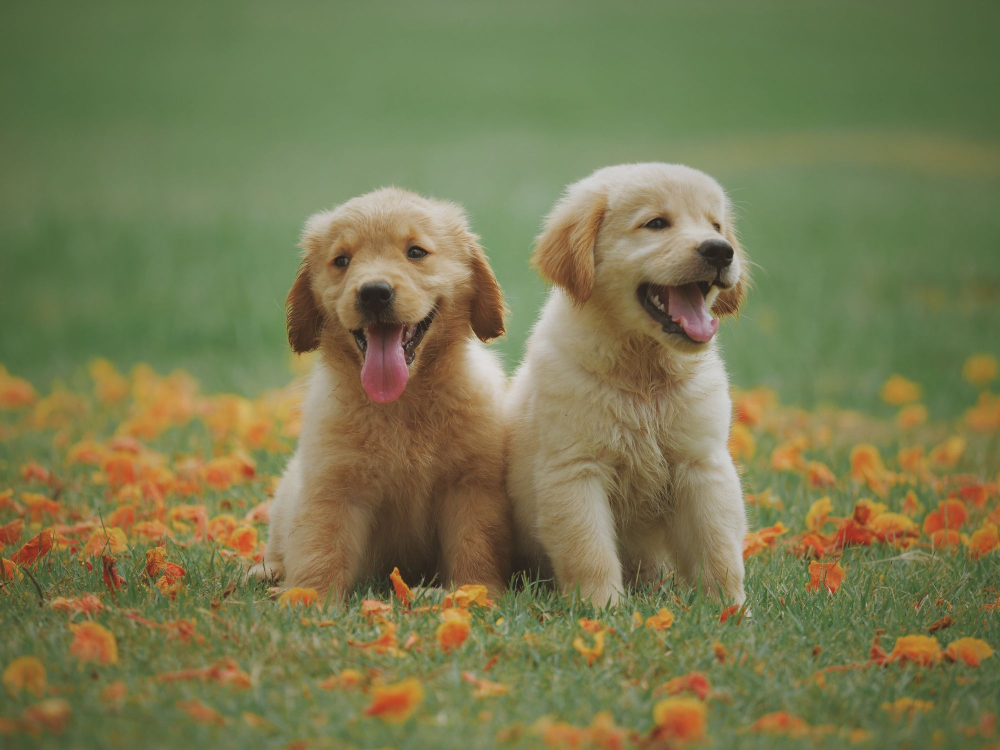
#> input picture pic1.jpg, 2000 x 1500 px (shown at 1/2 size)
$ jupyter execute day8jp.ipynb
#> lines starting #> are read from the running program, lines starting #| are printed output that depends on the picture
[cell 1]
import cv2
import skimage
import matplotlib.pyplot as plt

[cell 2]
cv2.__version__

[cell 3]
skimage.__version__

open/show/save an image

[cell 4]
img1= plt.imread("pic1.jpg")
#> img1 is the input picture: shape (1500, 2000, 3); mean R, G, B 120.8, 121.7, 80
plt.imshow(img1)
plt.axis("off")
plt.show()
img1.shape
#> Out = (1500, 2000, 3)

[cell 5]
img2=cv2.imread("pic2.jpg")
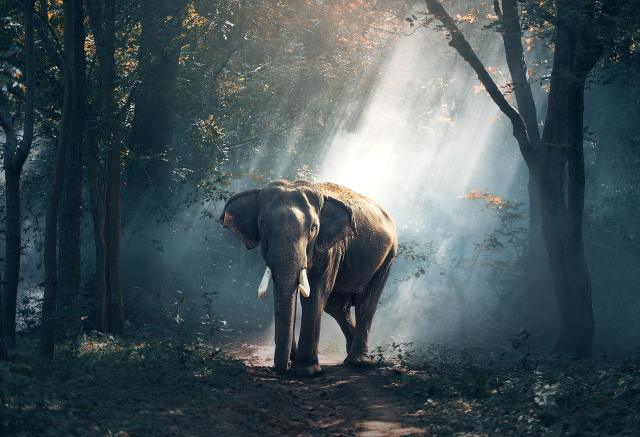
#> input picture pic2.jpg, 1280 x 873 px (shown at 1/2 size)
#> img2 is the input picture: shape (873, 1280, 3); mean B, G, R 88.3, 84.7, 70.4
cv2.imshow("Image",img2)
cv2.waitKey(0)

[cell 6]
img2.shape
#> Out = (873, 1280, 3)

[cell 7]
img3=skimage.io.imread("pic3.jpg")
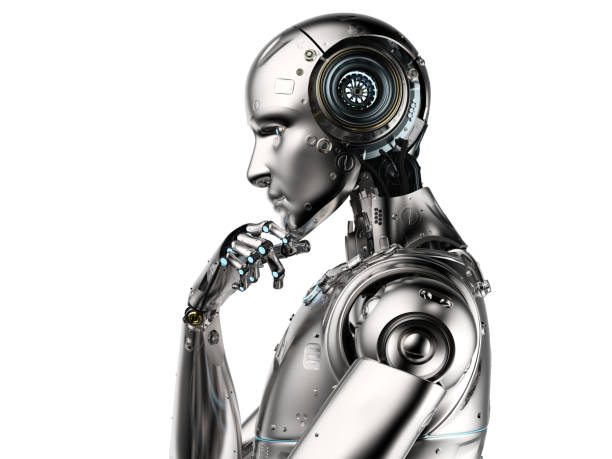
#> input picture pic3.jpg, 612 x 459 px
#> img3 is the input picture: shape (459, 612, 3); mean R, G, B 211.1, 210.8, 210.3
skimage.io.imshow(img3)
img3.shape
#> Out = (459, 612, 3)

[cell 8]
type(img1), type(img2), type(img3)

[cell 9]
import numpy as np
r1=np.random.randint(0,255,(459, 612, 3))
plt.imshow(r1)
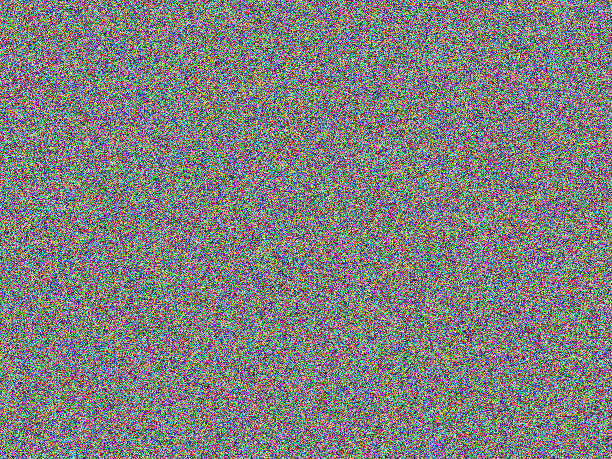
#> shown: shape (459, 612, 3); mean R, G, B 127.1, 127.3, 126.7

[cell 10]
r2=np.random.randint(0,255,(459, 612))
plt.imshow(r2,cmap='gray')
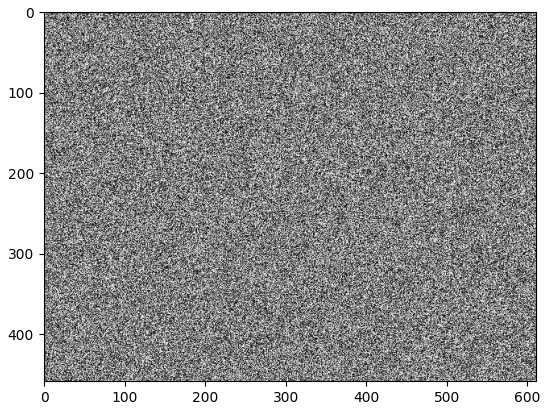
#> figure drawn by matplotlib, 1 panel

[cell 11]
r2=np.random.randint(0,255,(45, 61))
plt.imshow(r2,cmap='gray')
#skimage.io.imshow(r2,cmap='gray')
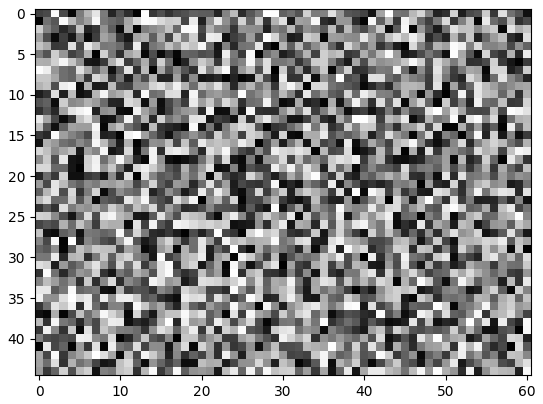
#> figure drawn by matplotlib, 1 panel

[cell 12]
img=np.ones([50,50,3],dtype='uint8')*255
img[:25,:25,1:]=0       #img[:25,:25,1:]*0
img[:25,25:,::2]=0      #img[:25,25:,::2]*0
img[25:,:25,:2]=0       #img[25:,:25,:2]*0
img[25:,25:,2:]=0       #img[25:,25:,2:]*0
plt.imshow(img)
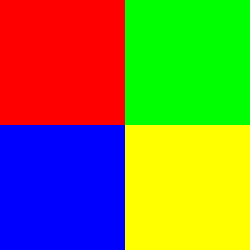
#> shown: shape (50, 50, 3) (shown 5 times larger); mean R, G, B 127.5, 127.5, 63.8
